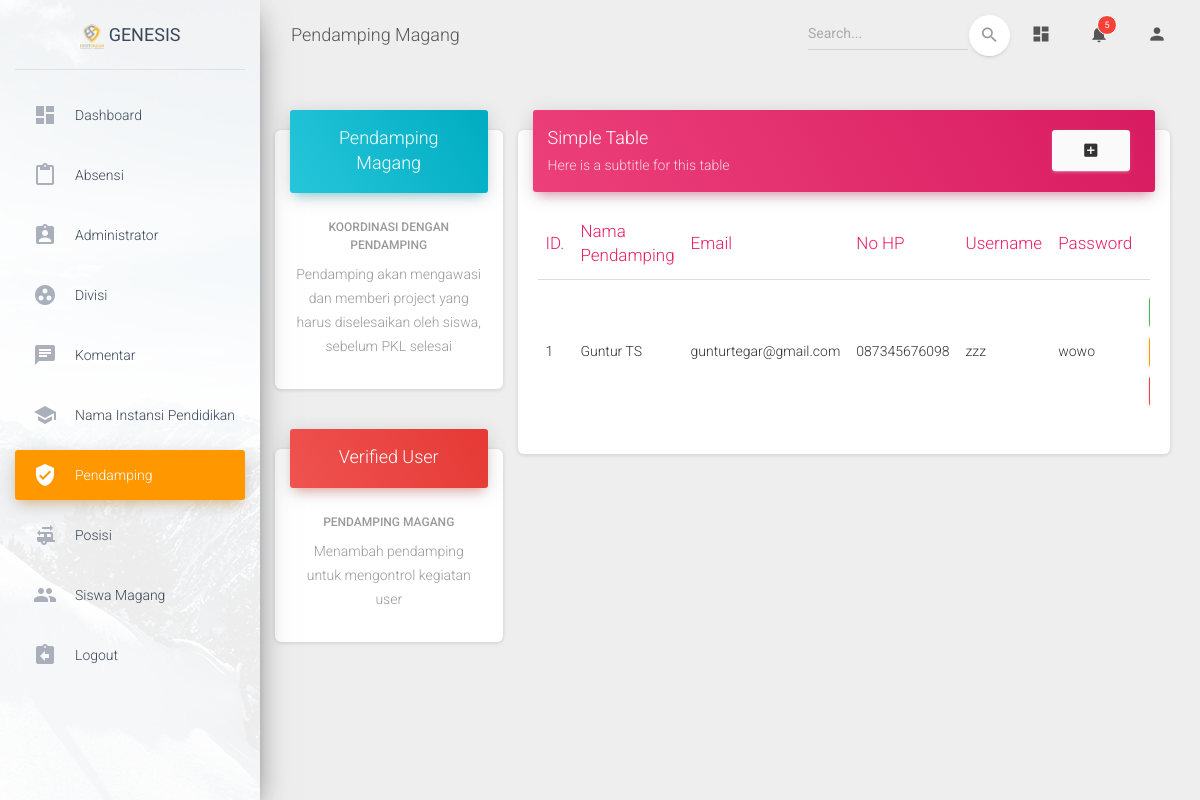
/index.php/Admin/PendampingMagang (signed in), run on the app's committed database.
### tables this page shows
CREATE TABLE `pendamping_magang` (
  `id_pendamping` int(11) NOT NULL,
  `nama` varchar(45) NOT NULL,
  `email` varchar(45) NOT NULL,
  `no_hp` varchar(30) NOT NULL,
  `username` varchar(45) NOT NULL,
  `password` text NOT NULL,
  `fk_id_level` int(11) NOT NULL
);

### application/controllers/Admin/PendampingMagang.php (called while the page is built, shortened)
<?php
class PendampingMagang extends CI_Controller {
	public function __construct()
	{
		$this->load->library('form_validation');
		$this->load->model('PendampingModel');
	}
	public function index()
	{
		$data['data'] = $this->PendampingModel->get();
		$this->load->view('admin/pendamping/template/header');
		$this->load->view('admin/pendamping/index',$data);
		$this->load->view('admin/pendamping/template/footer');
	}
}

### index.php (called while the page is built, shortened)
<?php
require_once BASEPATH.'core/CodeIgniter.php';

### application/models/PendampingModel.php (called while the page is built, shortened)
<?php
class PendampingModel extends CI_Model {
	public function get()
	{
		$this->db->select("pendamping_magang.*");
		$this->db->order_by('id_pendamping','desc');
		return $this->db->get('pendamping_magang')->result();
	}
}

### application/views/admin/pendamping/index.php (the view, shortened to what this page needs)
<div class="content">
  <div class="container-fluid">
    <div class="row">
      <div class="col-md-3">
        <div class="row">
        <div class="card card-profile">
          <a href="<?php echo base_url('Barang/create')?>">
            <div class="card-header card-header-info">
              <h4 class="card-title">Pendamping Magang</h4>
            </div>
          </a>
          <div class="card-body">
            <h6 class="card-category text-gray">Koordinasi dengan Pendamping</h6>
            <p class="card-description">
              Pendamping akan mengawasi dan memberi project yang harus diselesaikan oleh siswa, sebelum PKL selesai
            </p>
          </div>
        </div>
      </div>
      <div class="row">
        <div class="card card-profile">
          <a href="#" data-toggle="modal" data-target="#exampleModal">
            <div class="card-header card-header-danger">
              <h4 class="card-title">Verified User</h4>
            </div>
          </a>
          <div class="card-body">
            <h6 class="card-category text-gray">Pendamping Magang</h6>
            <p class="card-description">
              Menambah pendamping untuk mengontrol kegiatan user
            </p>
          </div>
        </div>
      </div>
    </div>
    <div class="col-md-9">
        <div class="card">
          <div class="card-header card-header-rose">
            <div class="row">
              <div class="col-md-10">
            <h4 class="card-title ">Simple Table</h4>
            <p class="card-category"> Here is a subtitle for this table</p>
            </div>
            <div class="col-xs-2">
              <a href="<?= base_url('index.php/Admin/PendampingMagang/insert') ?>" rel="tooltip" title="Tambah Data" class="btn btn-secondary">
                <i class="material-icons">add_box</i>
              </a>
            </div>
          </div>
        </div>
          <div class="card-body">
            <div class="table-responsive">
              <table class="table">
              <thead class=" text-rose">
                <th>ID.</th>
                <th>Nama Pendamping</th>
                <th>Email</th>
                <th>No HP</th>
                <th>Username</th>
                <th>Password</th>
                <th></th>
              </thead>
              <tbody>
                <?php foreach ($data as $key => $value): ?>
                  <tr>
                    <td><?php echo ++$key; ?></td>
                    <td><?php echo $value->nama ?></td>
                    <td><?php echo $value->email ?></td>
                    <td><?php echo $value->no_hp ?></td>
                    <td><?php echo $value->username ?></td>
                    <td><?php echo $value->password ?></td>
                    <td>
                    </td>
                  </tr>
                  <?php endforeach ?>
              </tbody>
            </table>
            </div>
          </div>
        </div>
        </div>
      </div>
    </div>
  </div>
</div>

### data on the page
pendamping_magang: nama "Guntur TS", email "gunturtegar@gmail.com", no_hp "087345676098", username "zzz", password "wowo"
